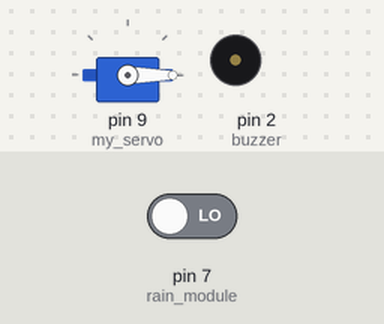
This sketch was run on a simulated Arduino Uno, built with avr-gcc and run on an emulated ATmega328P. On the bench: servo, buzzer (waves = sounding, pin HIGH). The inputs (shaded band) are chosen by the test bench; at power-on: pin 7 (rain_module) LOW.

Above: at 1.8 s.
1.9 s: pin 7 (rain_module) driven HIGH
At 2.6 s:
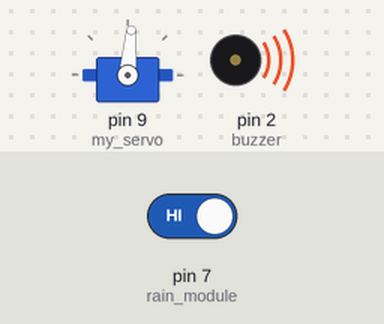
3.5 s: pin 7 (rain_module) driven LOW
At 4.9 s:
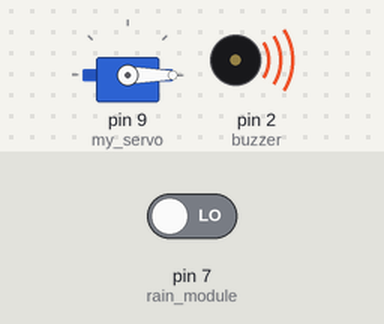
Timing chart, 0 to 6.5 s (numbered marks = the images above; inputs shaded):
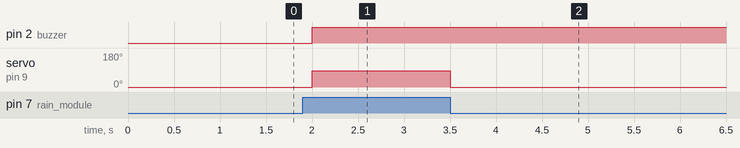

Measured:
- after the input at 1.9 s, pin 2 (buzzer): LOW → HIGH after 0.10 s; servo on pin 9 (my_servo): 0° → 85° after 0.10 s
- after the input at 3.5 s, servo on pin 9 (my_servo): 85° → 0° at once

The sketch:

rain_servo.ino
```cpp
#include <Servo.h>
const int rain_module = 7;
const int buzzer = 2;

Servo my_servo;

void setup() {
  pinMode(rain_module, INPUT);
  pinMode(buzzer, OUTPUT);
  my_servo.attach(9);


}

void loop() {
  // Read the value from the rain sensor
  int sensorValue = digitalRead(rain_module);

  // Convert the analog sensor value to a voltage value (0-5V)


  // Check if it's raining based on the sensor value
  if (sensorValue == 1) {
    digitalWrite(buzzer, HIGH);

    // If it's raining, move the servo motor
    my_servo.write(85);  // Rotate the servo to 0 degrees position


  } else {
    my_servo.write(0);
  }

  delay(500);  // Add a small delay between sensor readings
}
```
